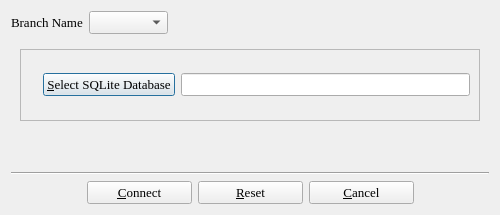
<?xml version="1.0" encoding="UTF-8"?>
<ui version="4.0">
 <class>branchSelect</class>
 <widget class="QDialog" name="branchSelect">
  <property name="geometry">
   <rect>
    <x>0</x>
    <y>0</y>
    <width>500</width>
    <height>215</height>
   </rect>
  </property>
  <property name="font">
   <font>
    <family>Times</family>
    <pointsize>10</pointsize>
   </font>
  </property>
  <property name="windowTitle">
   <string>BiblioteQ: Branch Selection</string>
  </property>
  <property name="windowIcon">
   <iconset>
    <normaloff>icons.d/book.png</normaloff>icons.d/book.png</iconset>
  </property>
  <layout class="QVBoxLayout" name="verticalLayout_3">
   <item>
    <layout class="QHBoxLayout">
     <property name="spacing">
      <number>6</number>
     </property>
     <property name="margin">
      <number>0</number>
     </property>
     <item>
      <widget class="QLabel" name="label_4">
       <property name="font">
        <font>
         <family>Times</family>
         <pointsize>10</pointsize>
        </font>
       </property>
       <property name="text">
        <string>Branch Name</string>
       </property>
      </widget>
     </item>
     <item>
      <layout class="QHBoxLayout">
       <property name="spacing">
        <number>6</number>
       </property>
       <property name="margin">
        <number>0</number>
       </property>
       <item>
        <widget class="QComboBox" name="branch_name">
         <property name="editable">
          <bool>false</bool>
         </property>
        </widget>
       </item>
       <item>
        <spacer>
         <property name="orientation">
          <enum>Qt::Horizontal</enum>
         </property>
         <property name="sizeHint" stdset="0">
          <size>
           <width>40</width>
           <height>20</height>
          </size>
         </property>
        </spacer>
       </item>
      </layout>
     </item>
    </layout>
   </item>
   <item>
    <widget class="QStackedWidget" name="stackedWidget">
     <property name="sizePolicy">
      <sizepolicy hsizetype="Preferred" vsizetype="Fixed">
       <horstretch>0</horstretch>
       <verstretch>0</verstretch>
      </sizepolicy>
     </property>
     <property name="currentIndex">
      <number>0</number>
     </property>
     <widget class="QWidget" name="page_5">
      <layout class="QVBoxLayout" name="verticalLayout">
       <item>
        <widget class="QFrame" name="file_frame">
         <property name="frameShape">
          <enum>QFrame::StyledPanel</enum>
         </property>
         <property name="frameShadow">
          <enum>QFrame::Raised</enum>
         </property>
         <layout class="QHBoxLayout">
          <property name="spacing">
           <number>6</number>
          </property>
          <property name="margin">
           <number>9</number>
          </property>
          <item>
           <widget class="QLabel" name="label_2">
            <property name="text">
             <string/>
            </property>
            <property name="pixmap">
             <pixmap>icons.d/32x32/fileopen.png</pixmap>
            </property>
           </widget>
          </item>
          <item>
           <widget class="QPushButton" name="fileButton">
            <property name="text">
             <string>&amp;Select SQLite Database</string>
            </property>
           </widget>
          </item>
          <item>
           <widget class="QLineEdit" name="filename">
            <property name="readOnly">
             <bool>true</bool>
            </property>
           </widget>
          </item>
         </layout>
        </widget>
       </item>
      </layout>
     </widget>
     <widget class="QWidget" name="page_6">
      <layout class="QVBoxLayout" name="verticalLayout_2">
       <item>
        <widget class="QFrame" name="db_frame">
         <property name="sizePolicy">
          <sizepolicy hsizetype="Preferred" vsizetype="Fixed">
           <horstretch>0</horstretch>
           <verstretch>0</verstretch>
          </sizepolicy>
         </property>
         <property name="frameShape">
          <enum>QFrame::StyledPanel</enum>
         </property>
         <property name="frameShadow">
          <enum>QFrame::Raised</enum>
         </property>
         <layout class="QGridLayout">
          <property name="margin">
           <number>9</number>
          </property>
          <property name="spacing">
           <number>6</number>
          </property>
          <item row="0" column="0" rowspan="2">
           <widget class="QLabel" name="label">
            <property name="text">
             <string/>
            </property>
            <property name="pixmap">
             <pixmap>icons.d/32x32/database.png</pixmap>
            </property>
           </widget>
          </item>
          <item row="0" column="1">
           <widget class="QLabel" name="label_6">
            <property name="font">
             <font>
              <family>Times</family>
              <pointsize>10</pointsize>
             </font>
            </property>
            <property name="text">
             <string>Userid</string>
            </property>
           </widget>
          </item>
          <item row="0" column="2">
           <layout class="QHBoxLayout">
            <property name="spacing">
             <number>6</number>
            </property>
            <property name="margin">
             <number>0</number>
            </property>
            <item>
             <widget class="QLineEdit" name="userid"/>
            </item>
            <item>
             <widget class="QCheckBox" name="adminCheck">
              <property name="text">
               <string>Administrator</string>
              </property>
             </widget>
            </item>
           </layout>
          </item>
          <item row="1" column="1">
           <widget class="QLabel" name="label_5">
            <property name="font">
             <font>
              <family>Times</family>
              <pointsize>10</pointsize>
             </font>
            </property>
            <property name="text">
             <string>Password</string>
            </property>
           </widget>
          </item>
          <item row="1" column="2">
           <widget class="QLineEdit" name="password">
            <property name="echoMode">
             <enum>QLineEdit::Password</enum>
            </property>
           </widget>
          </item>
         </layout>
        </widget>
       </item>
      </layout>
     </widget>
    </widget>
   </item>
   <item>
    <spacer name="verticalSpacer">
     <property name="orientation">
      <enum>Qt::Vertical</enum>
     </property>
     <property name="sizeHint" stdset="0">
      <size>
       <width>20</width>
       <height>40</height>
      </size>
     </property>
    </spacer>
   </item>
   <item>
    <widget class="Line" name="line">
     <property name="orientation">
      <enum>Qt::Horizontal</enum>
     </property>
    </widget>
   </item>
   <item>
    <layout class="QHBoxLayout">
     <property name="spacing">
      <number>6</number>
     </property>
     <property name="margin">
      <number>0</number>
     </property>
     <item>
      <spacer>
       <property name="orientation">
        <enum>Qt::Horizontal</enum>
       </property>
       <property name="sizeHint" stdset="0">
        <size>
         <width>40</width>
         <height>20</height>
        </size>
       </property>
      </spacer>
     </item>
     <item>
      <widget class="QPushButton" name="okButton">
       <property name="minimumSize">
        <size>
         <width>105</width>
         <height>0</height>
        </size>
       </property>
       <property name="font">
        <font>
         <family>Times</family>
         <pointsize>10</pointsize>
        </font>
       </property>
       <property name="text">
        <string>&amp;Connect</string>
       </property>
       <property name="icon">
        <iconset>
         <normaloff>icons.d/16x16/ok.png</normaloff>icons.d/16x16/ok.png</iconset>
       </property>
      </widget>
     </item>
     <item>
      <widget class="QPushButton" name="resetButton">
       <property name="minimumSize">
        <size>
         <width>105</width>
         <height>0</height>
        </size>
       </property>
       <property name="text">
        <string>&amp;Reset</string>
       </property>
       <property name="icon">
        <iconset>
         <normaloff>icons.d/16x16/reset.png</normaloff>icons.d/16x16/reset.png</iconset>
       </property>
      </widget>
     </item>
     <item>
      <widget class="QPushButton" name="cancelButton">
       <property name="minimumSize">
        <size>
         <width>105</width>
         <height>0</height>
        </size>
       </property>
       <property name="font">
        <font>
         <family>Times</family>
         <pointsize>10</pointsize>
        </font>
       </property>
       <property name="layoutDirection">
        <enum>Qt::LeftToRight</enum>
       </property>
       <property name="text">
        <string>&amp;Cancel</string>
       </property>
       <property name="icon">
        <iconset>
         <normaloff>icons.d/16x16/cancel.png</normaloff>icons.d/16x16/cancel.png</iconset>
       </property>
      </widget>
     </item>
     <item>
      <spacer>
       <property name="orientation">
        <enum>Qt::Horizontal</enum>
       </property>
       <property name="sizeHint" stdset="0">
        <size>
         <width>40</width>
         <height>20</height>
        </size>
       </property>
      </spacer>
     </item>
    </layout>
   </item>
  </layout>
 </widget>
 <tabstops>
  <tabstop>branch_name</tabstop>
  <tabstop>fileButton</tabstop>
  <tabstop>filename</tabstop>
  <tabstop>userid</tabstop>
  <tabstop>adminCheck</tabstop>
  <tabstop>password</tabstop>
  <tabstop>okButton</tabstop>
  <tabstop>resetButton</tabstop>
  <tabstop>cancelButton</tabstop>
 </tabstops>
 <resources/>
 <connections>
  <connection>
   <sender>cancelButton</sender>
   <signal>clicked()</signal>
   <receiver>branchSelect</receiver>
   <slot>close()</slot>
   <hints>
    <hint type="sourcelabel">
     <x>369</x>
     <y>253</y>
    </hint>
    <hint type="destinationlabel">
     <x>179</x>
     <y>282</y>
    </hint>
   </hints>
  </connection>
 </connections>
</ui>
